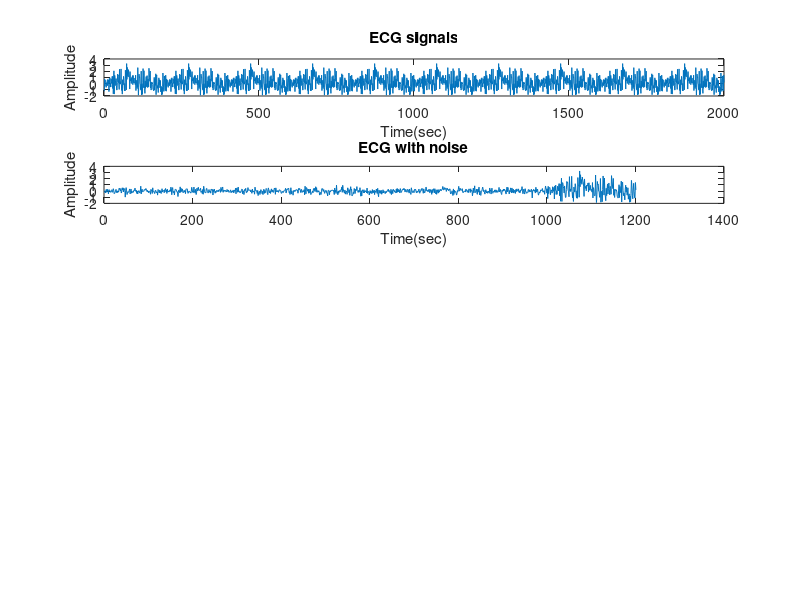

The MATLAB script that drew this image:
fs = 1000; %取樣頻率1000Hz
t = (0:1/fs:1)'; %測量時間為1秒，從0開始，每1/fs秒取一次，直到1秒
N = length(t); %取樣次數

y = load('ECG.txt');
randn('state',0) %設定隨機產生符合常態分佈的隨機數(平均值為0)
yn = y + randn(size(y));
yy = [yn;yn;yn;yn;yn;yn;yn;yn;yn;yn];

sn = 0.3*randn(N,1); %產生白雜訊
yyy = [sn;yn];

function drawpic(position,data, title_text, x_label_text, y_label_text)
    subplot(5, 1, position);
    plot(data);
    title(title_text);
    xlabel(x_label_text);
    ylabel(y_label_text);
end

drawpic(1, yy, 'ECG signals', 'Time(sec)', 'Amplitude');
drawpic(2, yyy, 'ECG with noise', 'Time(sec)', 'Amplitude');

